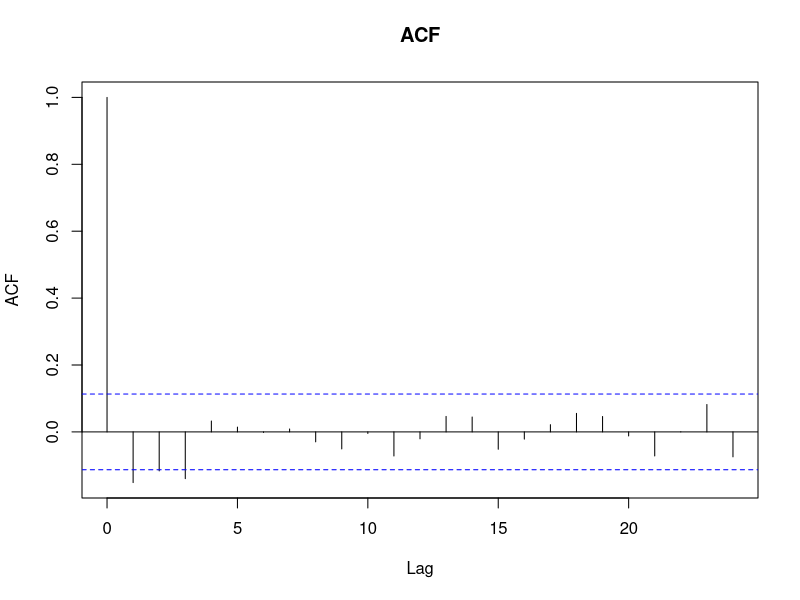
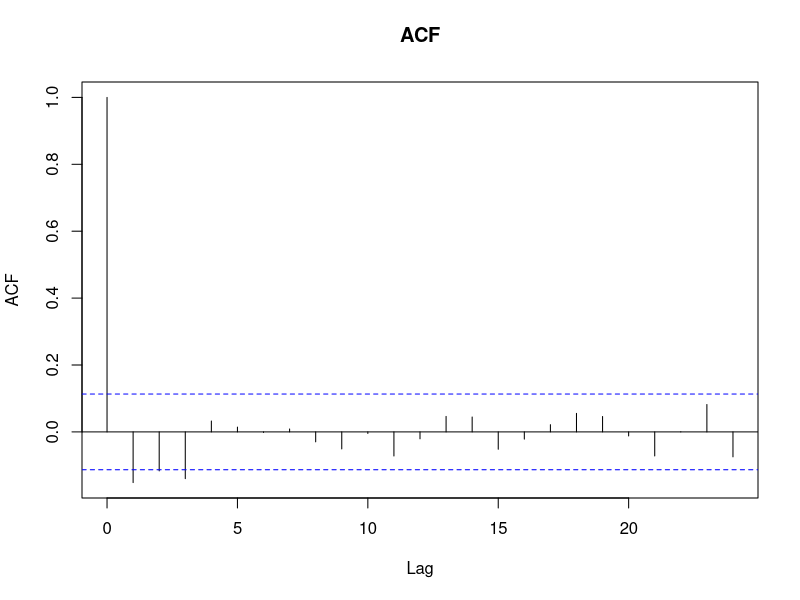
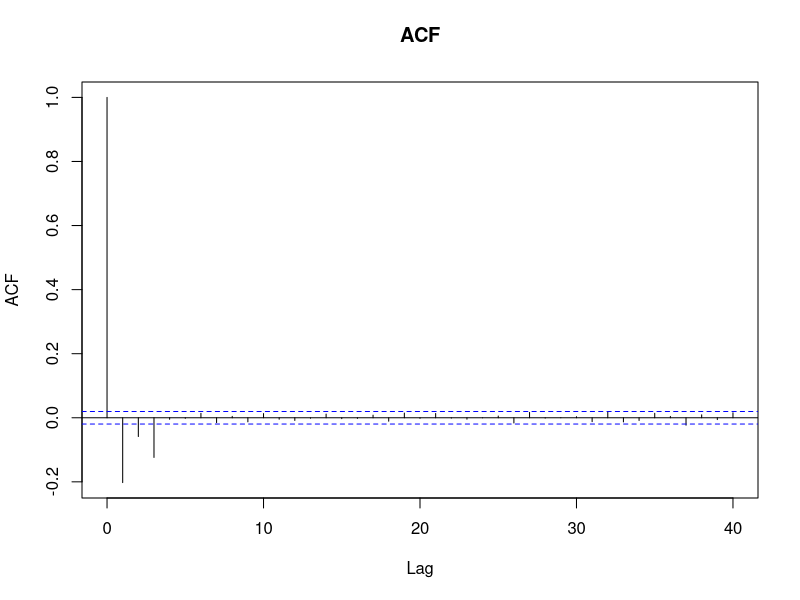
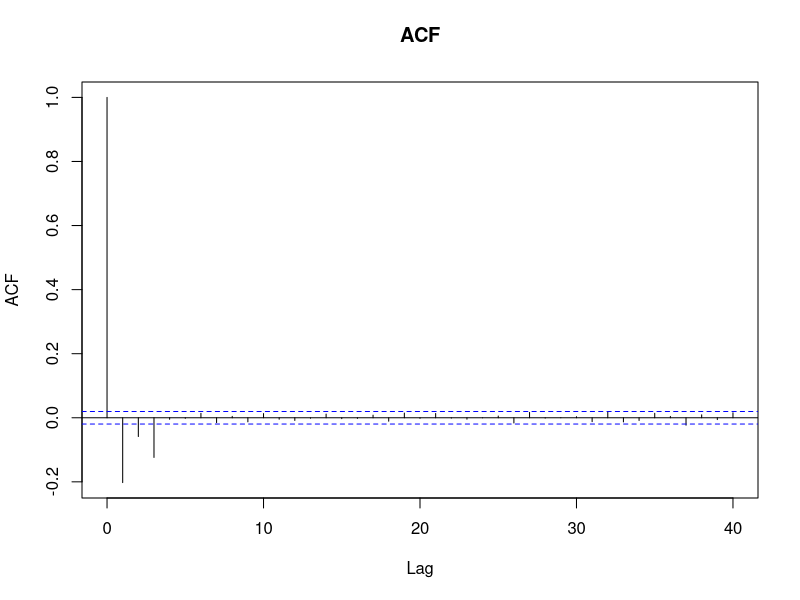
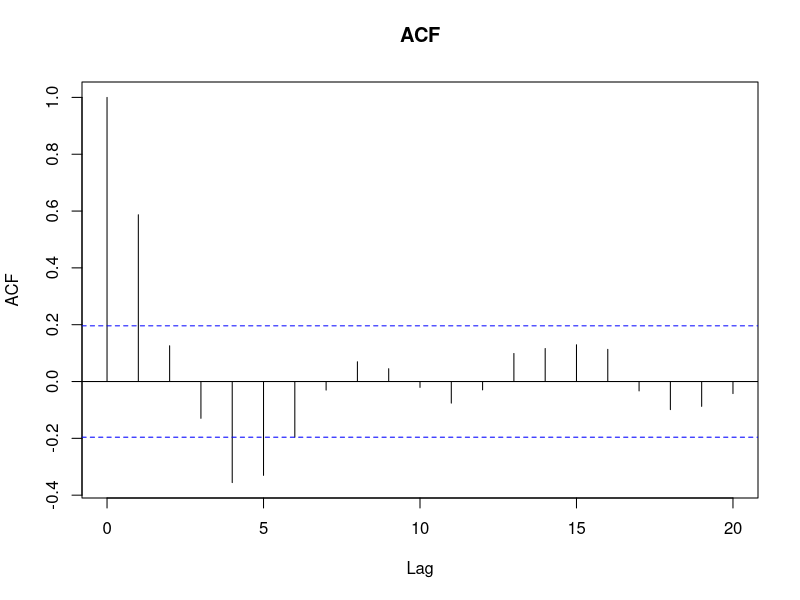
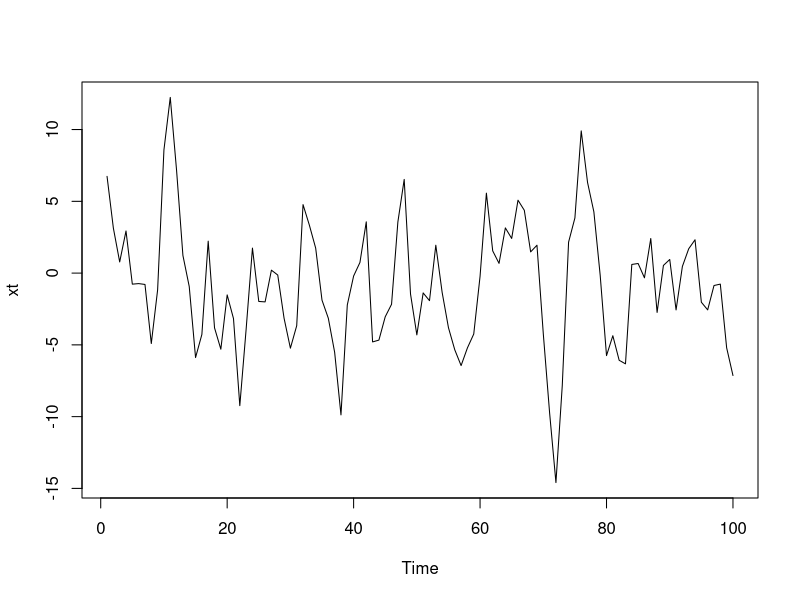
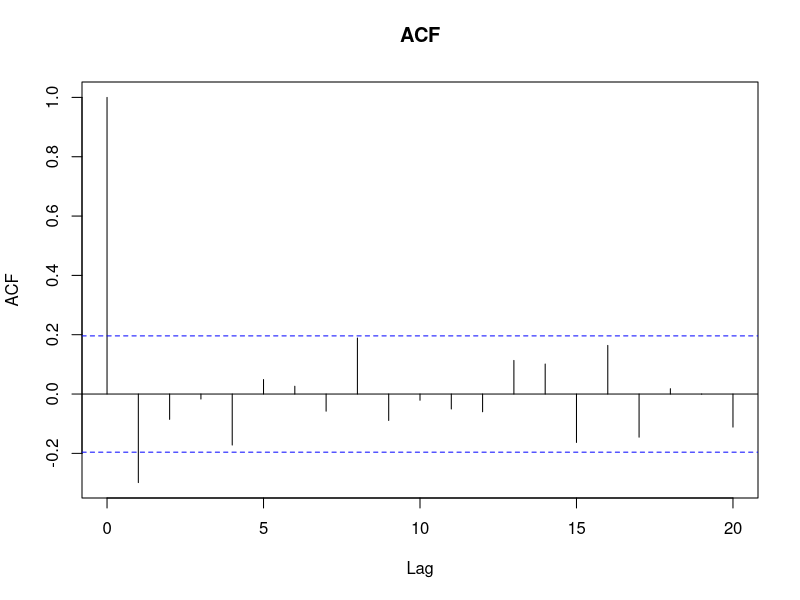
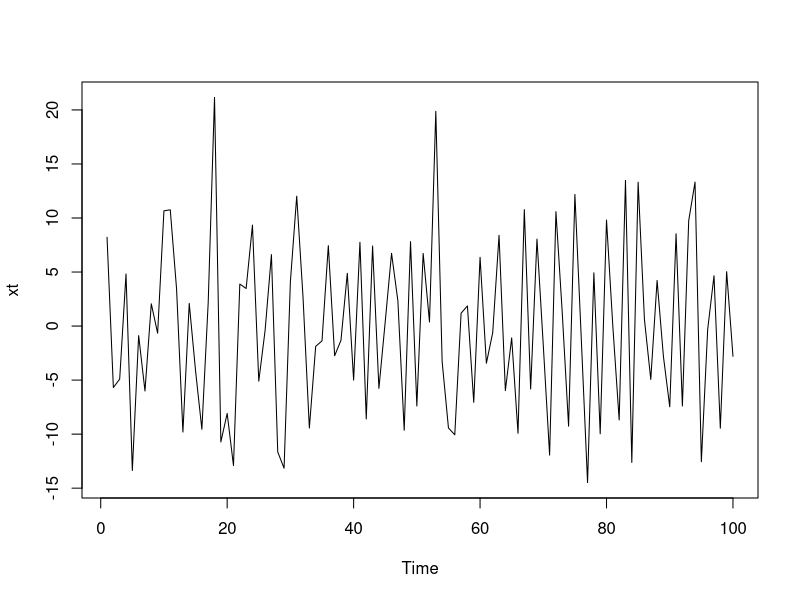

These charts were generated, in order, by the following R code:
## ---- chunk 1
polyroot(c(1,-2/3,-1/3))
## ---- chunk 2
polyroot(c(1,-2/3,-1/3))
## ---- chunk 3
ARMAacf(ma = c(2, 0.5, -0.1), lag.max = 4, pacf = FALSE)
## ---- chunk 4
ARMAacf(ar = -0.5, lag.max = 4, pacf = FALSE)
## ---- chunk 5
polyroot(c(1,2,-8))
## ---- chunk 6
xt <- arima.sim(list(ma=c(1,2,-8)),n=300)
acf(xt, main="ACF")
acf(xt, main="ACF")$acf[3]
-8/69
# Since -0.1424422 is nearly the same as -0.115942, then my sample estimate of ρX(2) are nearly the same as its true value found by calculations.
## ---- chunk 7
xt <- arima.sim(list(ma=c(1,2,-8)),n=10000)
acf(xt, main="ACF")
acf(xt, main="ACF")$acf[3]
## ---- chunk 8
xt <- arima.sim(list(ma=c(1,3,3)),n=100)
acf(xt, main="ACF")
plot(xt)
## ---- chunk 9
xt <- arima.sim(list(ma=c(1,5,-8)),n=100)
acf(xt, main="ACF")
plot(xt)
